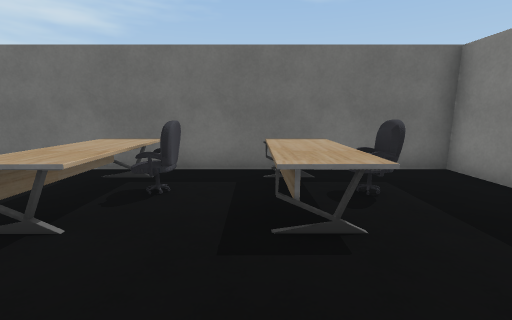
[1] (above)

12 first-person views from a walk through a scene from a Unity 3-D project. The camera is 1.3 m above the floor, tilts 10° down and sees 90° across. Doors are open. The floor is counted in squares, 1 m on a side. Each view is taken from the middle of a square. On the plan, view 1 faces up. The plan holds only what a view shows up to about 13 squares ahead; the rest is blank. Some surface patterns are stand-ins.

[2]
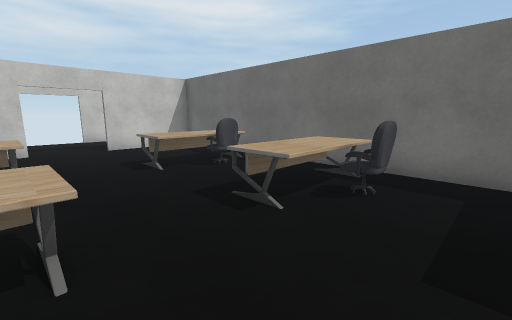

[3]
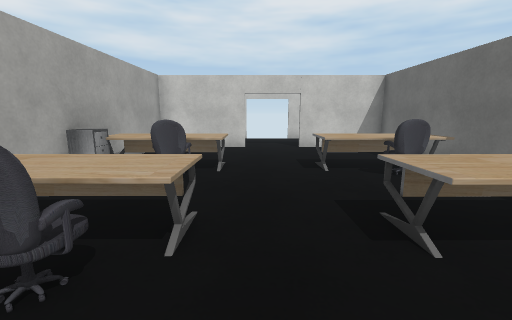

[4]
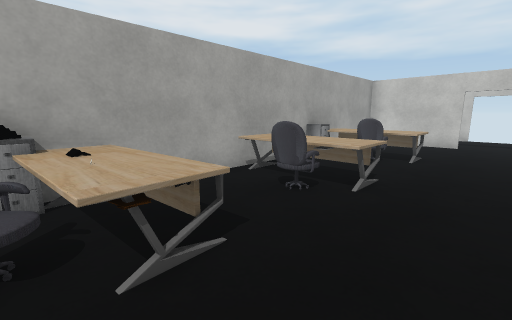

[5]
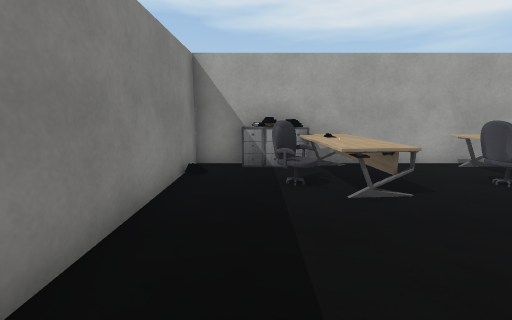

[6]
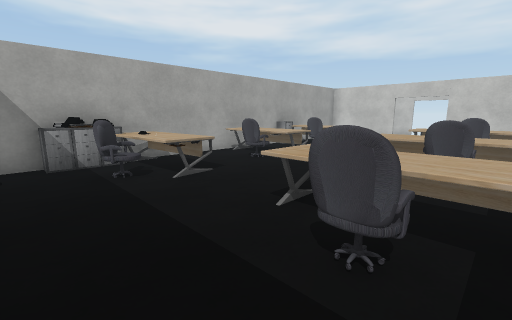

[7]
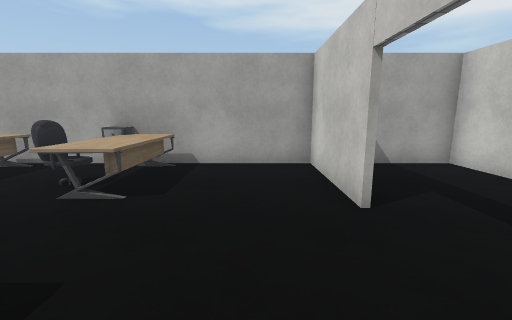

[8]
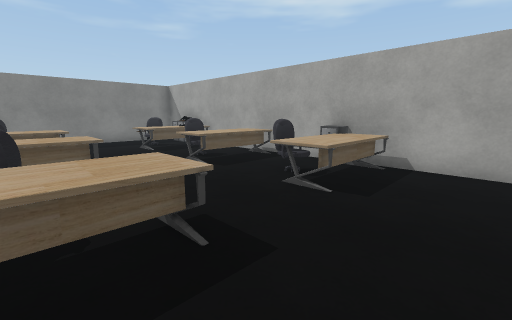

[9]
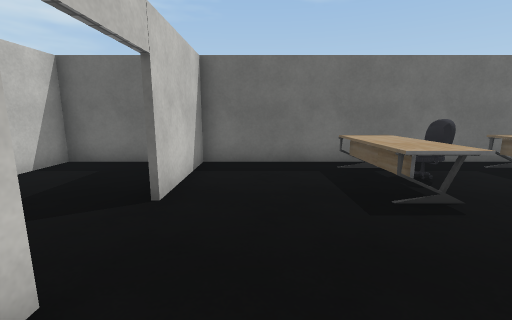

[10]
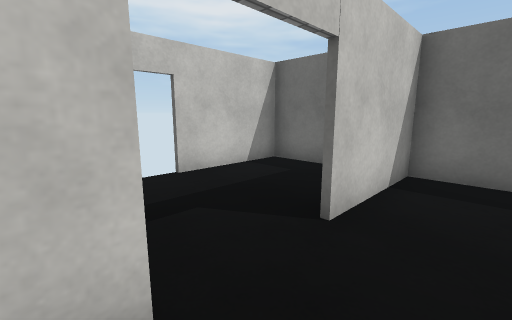

[11]
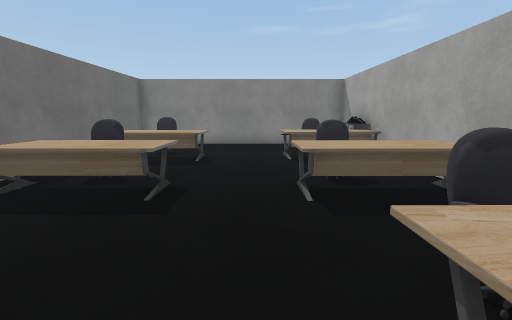

[12]
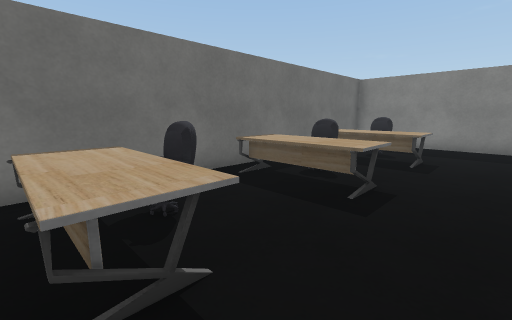

### Floor plan
Points are (right, up) in squares from view 1. A wall is a line through its corners. A room is listed if a view was taken in it or the views show most of it. See-through windows are left out.
Room 1 (views 1, 2, 3, 4, 5, 6, 7, 8, 9, 10, 11, 12)
walls: (3.4, -2.9) (4.6, -2.9) (4.6, 6.1) (-10.5, 6.1) (-10.5, 2.8); (-10.5, 0.6) (-10.5, -2.9) (1.6, -2.9)
ways out: opening at (-11, 1.5) to room 2
objects: other object (-7, -2) to (-6, 0); other object (-7, 3) to (-6, 5); other object (-6, -3) to (-5, -2); other object (-5, -1); other object (-5, 4); other object (-3, -2) to (-2, 0); other object (-3, 3) to (-2, 5); other object (-2, -1) to (-1, 0); other object (-2, 4) to (-1, 4); other object (0, 3) to (1, 5); other object (1, -2) to (2, 0); other object (2, -3); other object (2, -2); other object (2, -1) to (3, -1); other object (2, 4); other object (3, -3); other object (3, -2)
Room 2 (no view inside)
walls: (-14.3, 0.5) (-14.3, -2.9) (-12.1, -2.9); (-12, 6.1) (-14.3, 6.1) (-14.3, 2.8)
ways out: opening at (-11, 1.5) to room 1; open door at (-14, 1.5)

Positions as (right, up) in squares from view 1, and headings:
1: (0, 0), facing up
2: (0, 0), facing up-left
3: (0, 1), facing left
4: (2, 2), facing down-left
5: (3, 4), facing down
6: (4, 5), facing down-left
7: (-9, 4), facing down
8: (-9, 4), facing down-right
9: (-9, -1), facing up
10: (-9, 0), facing up-left
11: (-7, 1), facing right
12: (-7, 1), facing up-right
